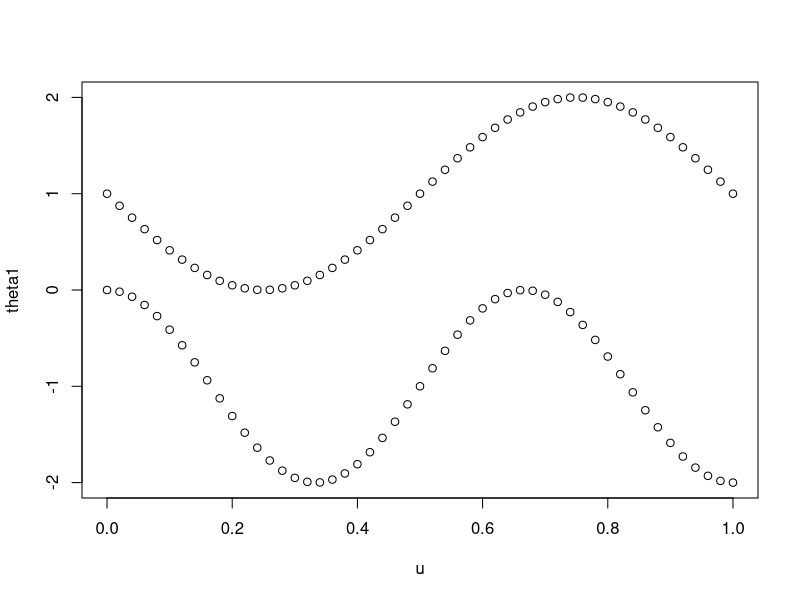

The R source for this figure:
#########0.test u######
u<-(0:50)/50
theta1<-1-sin(2*u*pi)
theta2<-cos(3*u*pi)-1
plot(u,theta1,ylim = c(-2,2))
points(u,theta2)
######1.generate cluster membership vactor z and theta######
n<-100
T<-51
z<-rbinom(n,1,0.5)+1
u<-(0:50)/50
theta<-matrix(nrow=2,ncol=T)
theta[1,]<-0.5*cos(3*u*pi)
theta[2,]<--0.5*cos(3*u*pi)-0.75
#plot(u,theta[1,],ylim = c(-1.25,0.5))
#points(u,theta[2,])
######2.generate uptriangle network######
data<-array(0,dim=c(n,n,T))
for (t in 1:T)
{
    for (i in 1:(n-1))
  {
    for (j in (i+1):n)
    {
      pr0<-1/(1+exp(theta[1,t]+theta[2,t]))
      data[i,j,t]<-rbinom(1,1,1-pr0)
    }
  }
}
######3.#####